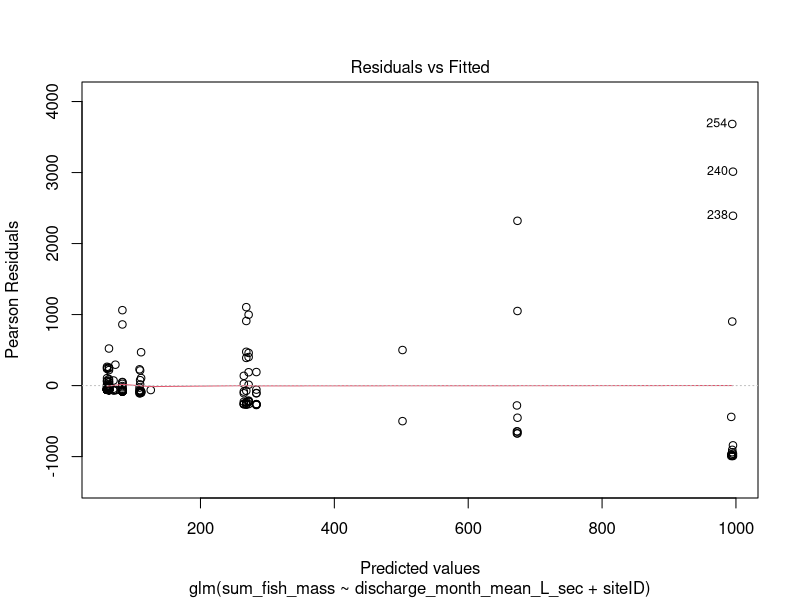
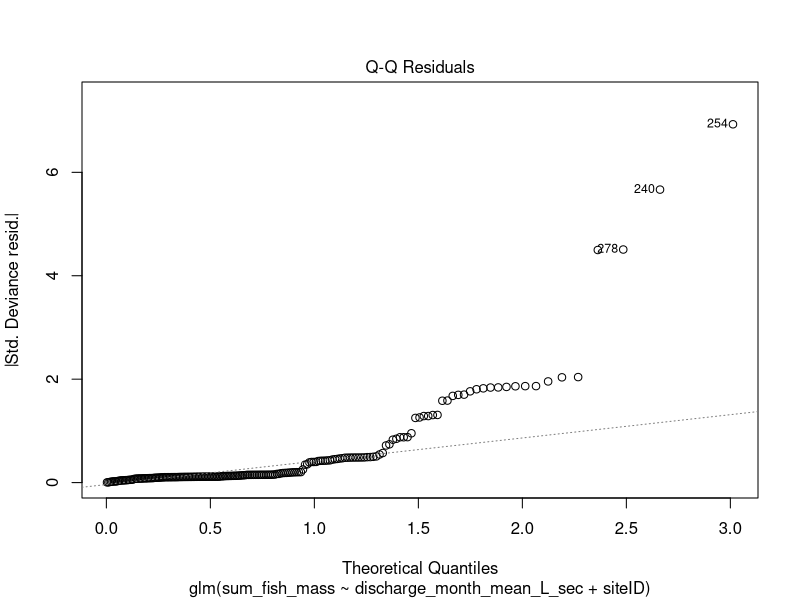
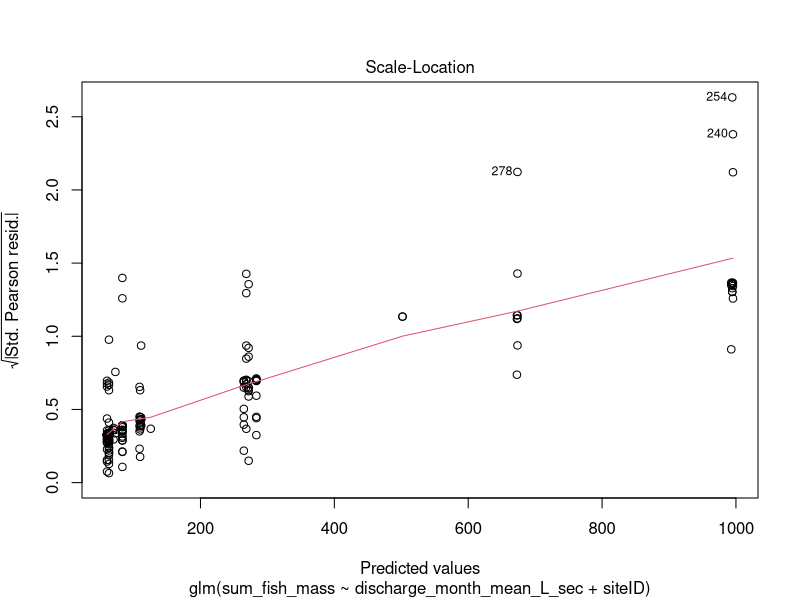
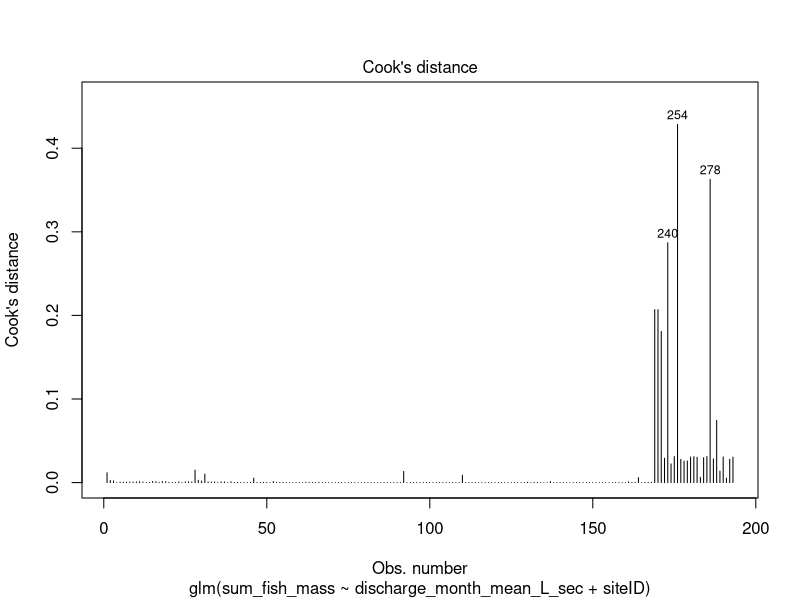
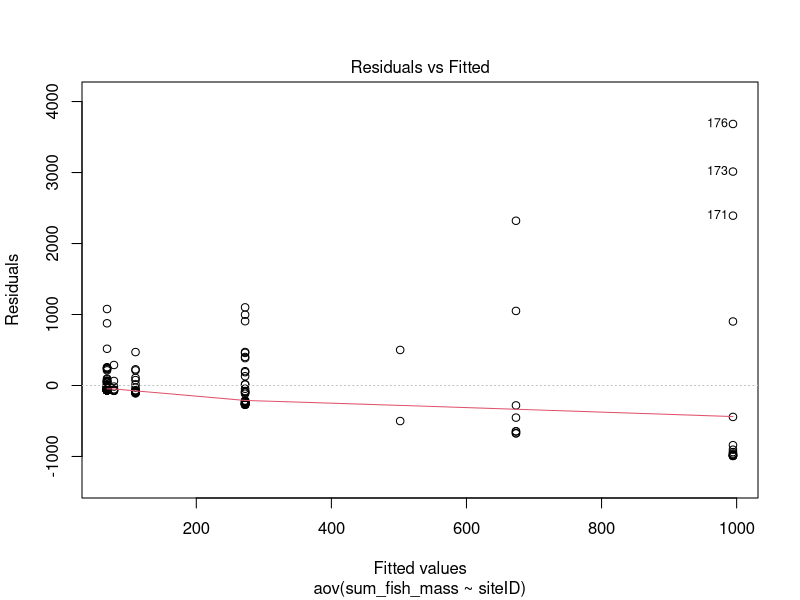
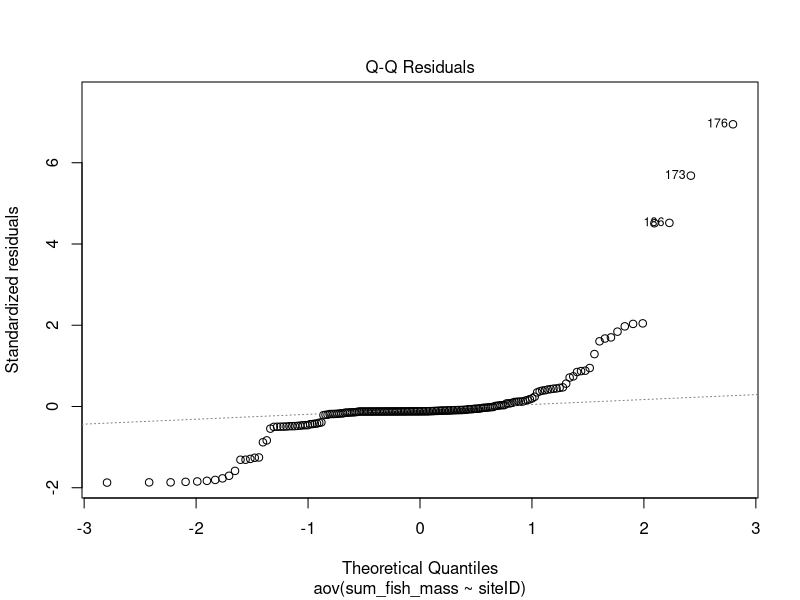
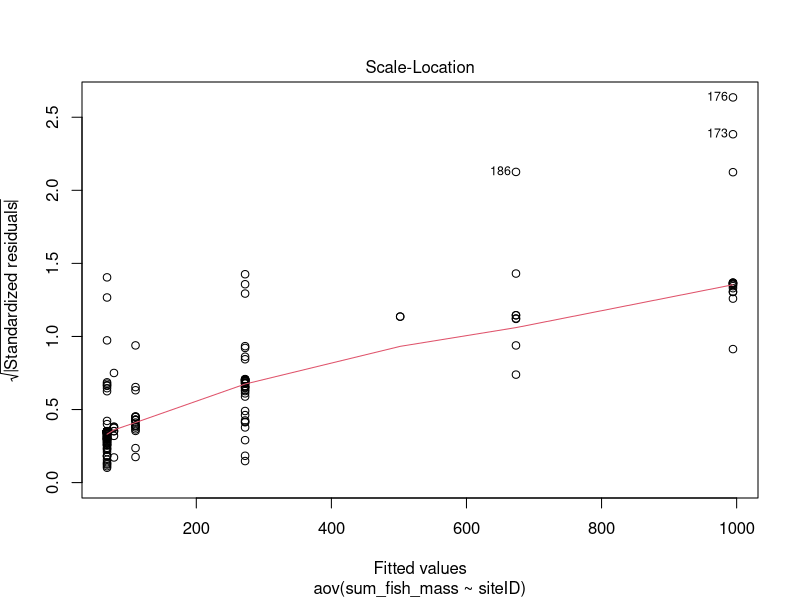
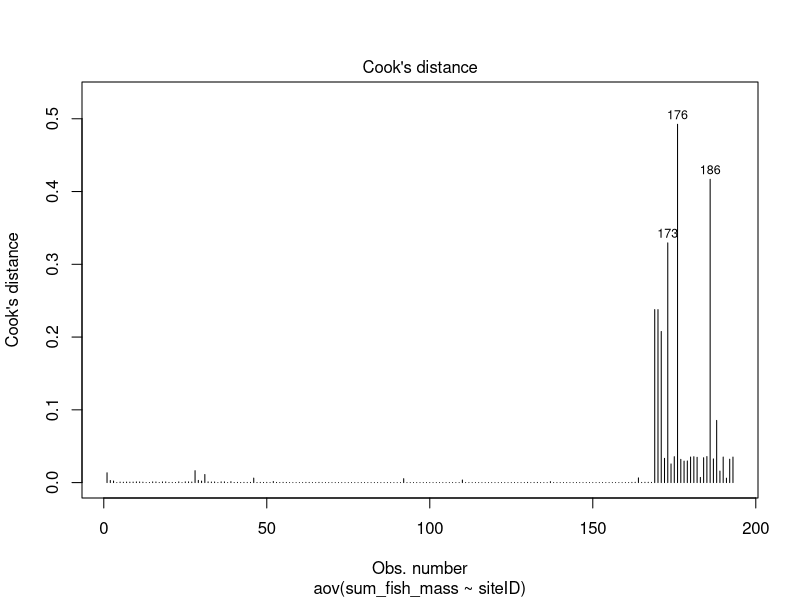

Generate these figures, in order, with R:
## ---- chunk 1
knitr::opts_chunk$set(echo = TRUE)
## ---- chunk 2
library(tidyverse)
library(here)
library(car)
## ---- chunk 3
discharge_processed <- read_csv(here("data", "processed", "discharge_processed.csv"))
fish_processed <- read_csv(here("data", "processed", "fish_processed.csv"))
plant_processed <- read_csv(here("data", "processed", "plant_processed.csv"))
discharge_fish <- read_csv(here("data", "processed",
                                "discharge_fish_join_processed.csv"))
## ---- chunk 4
disfish_site_means <- discharge_fish %>% 
  group_by(siteID) %>% 
  drop_na(discharge_month_mean_L_sec, sum_fish_mass) %>% 
  mutate(dis_mean = mean(discharge_month_mean_L_sec, na.rm = T),
         dis_sd = sd(discharge_month_mean_L_sec),
         fish_g_mean = mean(sum_fish_mass, na.rm = T),
         fish_g_sd = sd(sum_fish_mass))
## ---- chunk 5
discharge_fish_na_rm <- discharge_fish %>% 
  drop_na(sum_fish_mass, discharge_month_mean_L_sec)
## ---- chunk 6
glm_fish_g_discharge <- glm(sum_fish_mass ~ discharge_month_mean_L_sec + siteID, data = discharge_fish)
summary(glm_fish_g_discharge)

#We need to ask how to do a Tukey on a glm because we cant see exactly what is significant...
## ---- chunk 7
plot(glm_fish_g_discharge, which = 1:3)
shapiro.test(glm_fish_g_discharge$residuals)

plot(glm_fish_g_discharge, which = 4)
## ---- chunk 8
discharge_fish_norm1 <- discharge_fish_na_rm[-c(115, 128, 149),]

glm_fish_g_discharge <- glm(sum_fish_mass ~ discharge_month_mean_L_sec, data = discharge_fish_norm1)
summary(glm_fish_g_discharge)
## ---- chunk 9
anova_fish_g_site <- aov(sum_fish_mass ~ siteID, 
                  data = discharge_fish_na_rm)
summary(anova_fish_g_site)
TukeyHSD(anova_fish_g_site)
#No significance
## ---- chunk 10
plot(anova_fish_g_site, which = 1:3)
leveneTest(anova_fish_g_site)

plot(anova_fish_g_site, which = 4)
## ---- chunk 11
discharge_fish_norm2 <- discharge_fish_na_rm[-c(48, 50, 57),]

anova_fish_g_site <- aov(sum_fish_mass ~ siteID, 
                  data = discharge_fish_norm2)
summary(anova_fish_g_site)
TukeyHSD(anova_fish_g_site)
## ---- chunk 12
anova_discharge_site <- aov(discharge_month_mean_L_sec ~ siteID, 
                  data = discharge_fish_na_rm)
summary(anova_discharge_site)
TukeyHSD(anova_discharge_site)

#Some significance, only between MAYF and BIGC, TECR, and WALK
## ---- chunk 13
plot(anova_discharge_site, which = 1:3)
leveneTest(anova_discharge_site)

plot(anova_discharge_site, which = 5)
## ---- chunk 14
discharge_fish_norm3 <- discharge_fish_na_rm[-37,]

anova_discharge_site <- aov(discharge_month_mean_L_sec ~ siteID, 
                  data = discharge_fish_norm3)
summary(anova_discharge_site)
TukeyHSD(anova_discharge_site)
## ---- chunk 15
discharge_fish_log <- discharge_fish %>% 
  mutate(dis_log = log(discharge_month_mean_L_sec + 1),
         fish_log = log(sum_fish_mass + 1))
## ---- chunk 16
glm_fish_g_discharge_log <- glm(fish_log ~ dis_log + siteID, data = discharge_fish_log)
summary(glm_fish_g_discharge_log)

#We need to ask how to do a Tukey on a glm because we cant see exactly what is significant...
## ---- chunk 17
plot(glm_fish_g_discharge_log, which = 1:3)
shapiro.test(glm_fish_g_discharge_log$residuals)

plot(glm_fish_g_discharge_log, which = 4)
## ---- chunk 18
anova_fish_g_site_log <- aov(fish_log ~ siteID, 
                  data = discharge_fish_log)
summary(anova_fish_g_site_log)
TukeyHSD(anova_fish_g_site_log)
#No significance
## ---- chunk 19
plot(anova_fish_g_site_log, which = 1:3)
leveneTest(anova_fish_g_site_log)

plot(anova_fish_g_site_log, which = 4)
## ---- chunk 20
anova_discharge_site_log <- aov(dis_log ~ siteID, 
                  data = discharge_fish_log)
summary(anova_discharge_site_log)
TukeyHSD(anova_discharge_site_log)

#Some significance, only between MAYF and BIGC, TECR, and WALK
## ---- chunk 21
plot(anova_discharge_site_log, which = 1:3)
leveneTest(anova_discharge_site_log)

plot(anova_discharge_site_log, which = 5)
## ---- chunk 22
discharge_fish_na_rm %>% 
  ggplot(aes(x = discharge_month_mean_L_sec, y = sum_fish_mass, color = siteID)) + 
  geom_point() + 
  stat_smooth(method = "lm") +
  scale_y_continuous("Fish Mass (g)") +
  scale_x_continuous("Discharge (L/sec/month)") +
  theme_bw()
## ---- chunk 23
ggplot(data = disfish_site_means,
       aes(x = siteID, 
           y = fish_g_mean, 
           colour = siteID)) +
  geom_bar(stat = "identity", 
           position = position_dodge2(preserve = "single")) +
  geom_errorbar(aes(ymin = fish_g_mean - fish_g_sd,
                    ymax = fish_g_mean + fish_g_sd),
                    position=position_dodge(.9),
                    width=.3, color = "black") +
  xlab("NEON Site") +
  ylab("Average Fish Mass per Month (g)") +
  theme_bw() 

ggplot(data = discharge_fish_na_rm,
       aes(x = siteID, 
           y = sum_fish_mass, 
           colour = siteID)) +
  geom_jitter(alpha = 0.8, width = 0.1, height = 0) +
  geom_boxplot(fill = NA, color = "black") +
  xlab("NEON site") +
  ylab("Sum of sampled monthly fish mass (g)") +
  theme_bw() + 
  theme(legend.position = "none")

## ---- chunk 24

# KF: I recommend updating this plot to use jitter + boxplot structure I added above

disfish_site_means %>% 
  ggplot(aes(x = siteID, y = dis_mean, colour = siteID)) +
  geom_bar(stat = "identity", 
           position = position_dodge2(preserve = "single")) +
  geom_errorbar(aes(ymin = dis_mean - dis_sd,
                    ymax = dis_mean + dis_sd),
                    position=position_dodge(.9),
                    width=.3, color = "black") +
  xlab("NEON Site") +
  ylab("Average Discharge per Month (L/sec)") +
  theme_bw() 
